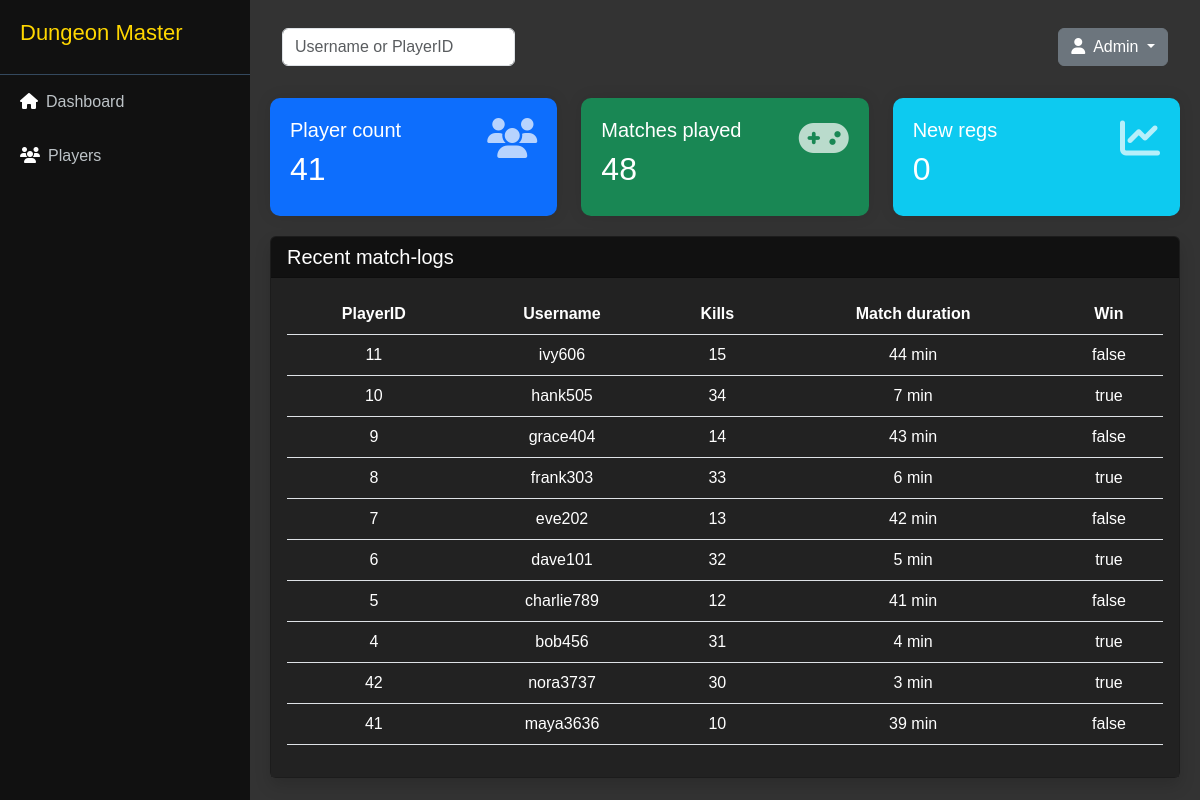
/dungeonmaster/admin_panel/mainPanel.php, run on the app's committed database.
### tables this page shows
CREATE TABLE `matchlogs` (
  `MatchID` int(11) NOT NULL,
  `PlayerID` int(11) NOT NULL,
  `Kills` int(11) DEFAULT 0,
  `MatchDuration` int(11) NOT NULL,
  `Win` tinyint(1) NOT NULL
);

CREATE TABLE `players` (
  `PlayerID` int(11) NOT NULL,
  `Username` varchar(50) NOT NULL,
  `PasswordHash` varchar(255) NOT NULL,
  `Email` varchar(100) NOT NULL,
  `Level` int(3) NOT NULL DEFAULT 0,
  `Permission` int(1) NOT NULL DEFAULT 0,
  `RegDate` datetime NOT NULL DEFAULT current_timestamp()
);

### dungeonmaster/admin_panel/mainPanel.php (the view, shortened to what this page needs)
<?php
$servername = "localhost";
$username = "root";
$password = "";
$dbname = "dungeonmaster";
try {
    $conn = new PDO("mysql:host=$servername;dbname=$dbname", $username, $password);
    $conn->setAttribute(PDO::ATTR_ERRMODE, PDO::ERRMODE_EXCEPTION);
    $stmt = $conn->query("SELECT COUNT(*) FROM players");
    $playerCount = $stmt->fetchColumn();
    $stmt = $conn->query("SELECT COUNT(*) FROM players WHERE DATE(RegDate) = CURDATE()");
    $newRegs = $stmt->fetchColumn();
    $stmt = $conn->query("SELECT COUNT(*) FROM matchlogs");
    $matchesPlayed = $stmt->fetchColumn();
    $stmt = $conn->query("
        SELECT m.PlayerID, p.Username, m.Kills, m.MatchDuration, m.Win
        FROM matchlogs m
        JOIN players p ON m.PlayerID = p.PlayerID
        ORDER BY m.MatchID DESC
        LIMIT 10
    ");
    $matchLogs = $stmt->fetchAll(PDO::FETCH_ASSOC);
} catch(PDOException $e) {
    echo "Hiba: " . $e->getMessage();
}
?>
<!DOCTYPE html>
<html lang="hu">
<head>
    <link href="https://cdn.jsdelivr.net/npm/bootstrap@5.3.0/dist/css/bootstrap.min.css" rel="stylesheet">
    <link rel="stylesheet" href="https://cdnjs.cloudflare.com/ajax/libs/font-awesome/6.4.0/css/all.min.css">
</head>
<body>
<div class="sidebar">
    <div class="sidebar-header">
        <h4>Dungeon Master</h4>
    </div>
    <ul class="sidebar-menu">
        <li><a href="mainPanel.php"><i class="fas fa-home me-2"></i>Dashboard</a></li>
        <li><a href="users.php"><i class="fas fa-users me-2"></i>Players</a></li>
    </ul>
</div>
<div class="main-content">
    <nav class="navbar mb-4">
        <div class="container-fluid">
            <form class="d-flex">
                <input class="form-control me-2" type="search" placeholder="Username or PlayerID">
            </form>
            <div class="dropdown">
                <button class="btn btn-secondary dropdown-toggle" type="button" data-bs-toggle="dropdown">
                    <i class="fas fa-user me-2"></i>Admin
                </button>
            </div>
        </div>
    </nav>
    <div class="row">
        <div class="col-md-4">
            <div class="stat-card bg-primary text-white">
                <h5>Player count</h5>
                <h2><?= htmlspecialchars($playerCount) ?></h2>
                <i class="fas fa-users stat-icon"></i>
            </div>
        </div>
        <div class="col-md-4">
            <div class="stat-card bg-success text-white">
                <h5>Matches played</h5>
                <h2><?= htmlspecialchars($matchesPlayed) ?></h2>
                <i class="fas fa-gamepad stat-icon"></i>
            </div>
        </div>
        <div class="col-md-4">
            <div class="stat-card bg-info text-white">
                <h5>New regs</h5>
                <h2><?= htmlspecialchars($newRegs) ?></h2>
                <i class="fas fa-chart-line stat-icon"></i>
            </div>
        </div>
    </div>
    <div class="card shadow" style="background-color: #222 !important;">
        <div class="card-header">
            <h5 class="mb-0">Recent match-logs</h5>
        </div>
        <div class="card-body">
            <table class="table table-hover">
                <thead>
                    <tr>
                        <th>PlayerID</th>
                        <th>Username</th>
                        <th>Kills</th>
                        <th>Match duration</th>
                        <th>Win</th>
                    </tr>
                </thead>
                <tbody>
                    <?php foreach ($matchLogs as $log): ?>
                        <tr>
                            <td><?= htmlspecialchars($log['PlayerID']) ?></td>
                            <td><?= htmlspecialchars($log['Username']) ?></td>
                            <td><?= htmlspecialchars($log['Kills']) ?></td>
                            <td><?= htmlspecialchars($log['MatchDuration']) ?> min</td>
                            <td><?= $log['Win'] ? 'true' : 'false' ?></td>
                        </tr>
                    <?php endforeach; ?>
                </tbody>
            </table>
        </div>
    </div>
</div>
</body>
</html>

### dungeonmaster/admin_panel/mainPanel.php (style rules this page uses)
* { font-family: 'DungeonFont', sans-serif; color: white; }
.sidebar { background: #111; min-height: 100vh; position: fixed; width: 250px; }
.card-header { background-color: #111; }
.card-body { background-color: #222; }
table { background-color: #222; }
th, td { color: white !important; background-color: #222 !important; }
tr { text-align: center; }
.main-content, .navbar { background-color: #333; }
body { background-color: #333; }
h4 { color: #FFD700; font-size: 22px; }
h5 { color: white; }
.sidebar-header { padding: 20px; color: #ecf0f1; border-bottom: 1px solid #34495e; }
.sidebar-menu { list-style: none; padding: 0; }
.sidebar-menu li a { color: #bdc3c7; padding: 15px 20px; display: block; text-decoration: none; transition: 0.3s; }
.main-content { margin-left: 250px; padding: 20px; }
.stat-card { background: white; border-radius: 10px; padding: 20px; margin-bottom: 20px; box-shadow: 0 0 15px rgba(0,0,0,0.1); position: relative; }
.stat-icon { font-size: 2.5rem; position: absolute; top: 20px; right: 20px; opacity: 0.7; }

### data on the page
matchlogs: PlayerID "11", PlayerID.Username "ivy606", Kills "15", MatchDuration "44", Win "false"
matchlogs: PlayerID "10", PlayerID.Username "hank505", Kills "34", MatchDuration "7", Win "true"
matchlogs: PlayerID "9", PlayerID.Username "grace404", Kills "14", MatchDuration "43", Win "false"
matchlogs: PlayerID "8", PlayerID.Username "frank303", Kills "33", MatchDuration "6", Win "true"
matchlogs: PlayerID "7", PlayerID.Username "eve202", Kills "13", MatchDuration "42", Win "false"
matchlogs: PlayerID "6", PlayerID.Username "dave101", Kills "32", MatchDuration "5", Win "true"
matchlogs: PlayerID "5", PlayerID.Username "charlie789", Kills "12", MatchDuration "41", Win "false"
matchlogs: PlayerID "4", PlayerID.Username "bob456", Kills "31", MatchDuration "4", Win "true"
matchlogs: PlayerID "42", PlayerID.Username "nora3737", Kills "30", MatchDuration "3", Win "true"
matchlogs: PlayerID "41", PlayerID.Username "maya3636", Kills "10", MatchDuration "39", Win "false"

### other printed values
$playerCount "41"
$matchesPlayed "48"
$newRegs "0"
